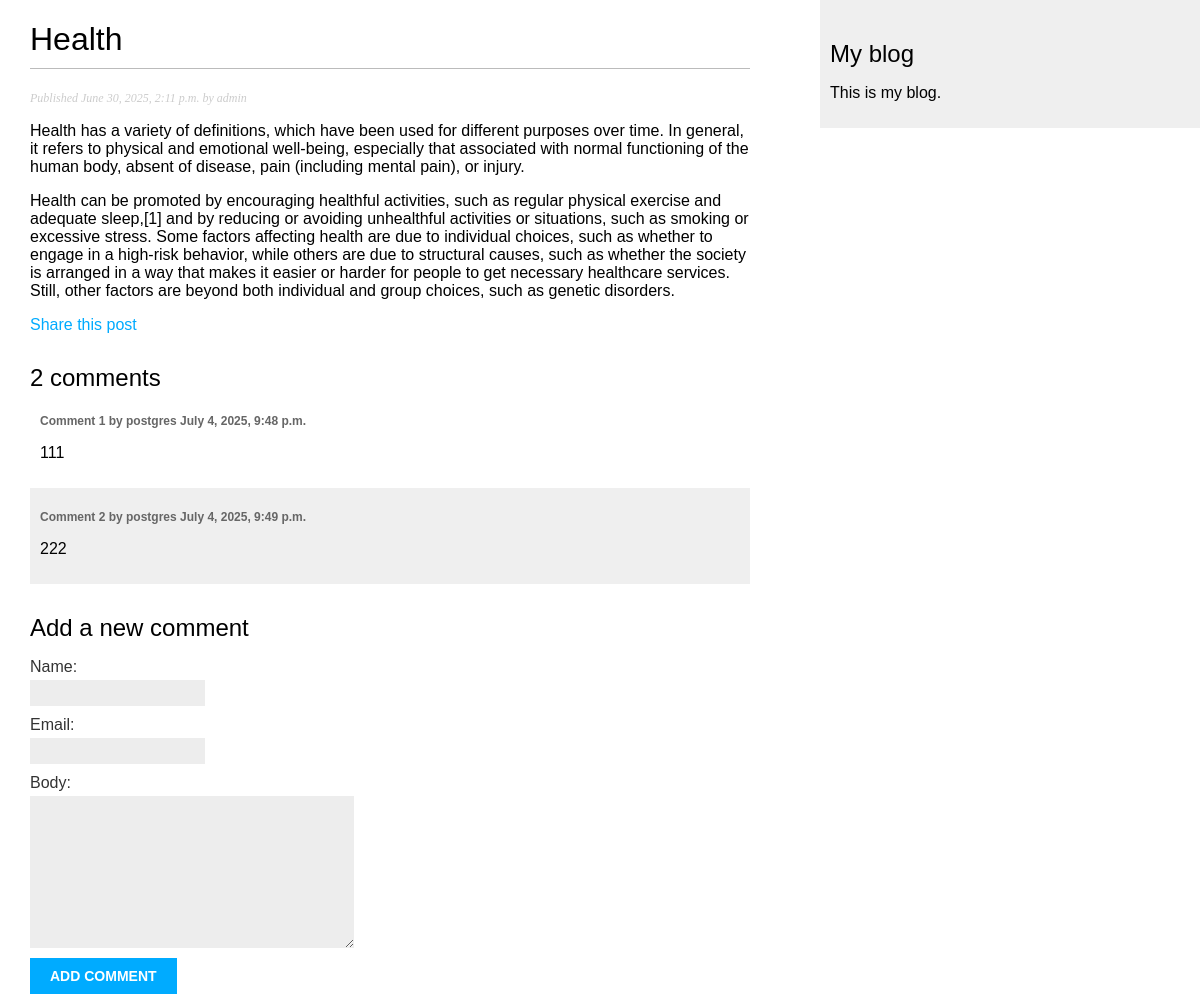
The page /blog/2025/6/30/health/ on the database its author committed.
### apps/blog/models.py (models this page shows, shortened)
class Post(models.Model):
    class Status(models.TextChoices):
        DRAFT = 'DF', 'Draft'
        PUBLISHED = 'PB', 'Published'
    title = models.CharField(max_length=250)
    slug = models.SlugField(max_length=250,
                            unique_for_date='publish')
    author = models.ForeignKey(User,
                               on_delete=models.CASCADE,
                               related_name='blog_posts')
    body = models.TextField()
    publish = models.DateTimeField(default=timezone.now)
    created = models.DateTimeField(auto_now_add=True)
    updated = models.DateTimeField(auto_now=True)
    status = models.CharField(max_length=2,
                              choices=Status.choices,
                              default=Status.DRAFT)
    objects = models.Manager()
    published = PublishedManager()
    tags = TaggableManager()
    class Meta:
        ordering = ['-publish']
        indexes = [
            models.Index(fields=['-publish']),
        ]

class Comment(models.Model):
    post = models.ForeignKey(Post,
                             on_delete=models.CASCADE,
                             related_name='comments')
    name = models.CharField(max_length=80)
    email = models.EmailField()
    body = models.TextField()
    created = models.DateTimeField(auto_now_add=True)
    updated = models.DateTimeField(auto_now=True)
    active = models.BooleanField(default=True)
    class Meta:
        ordering = ['created']
        indexes = [
            models.Index(fields=['created']),
        ]

### apps/blog/views.py (the view)
def post_detail(request, year, month, day, post):
    post = get_object_or_404(Post,
                             status=Post.Status.PUBLISHED,
                             slug=post,
                             publish__year=year,
                             publish__month=month,
                             publish__day=day)
    comments = post.comments.filter(active=True)  # type: ignore
    form = CommentForm()
    return render(request,
                  'blog/post/detail.html',
                  {'post': post,
                   'comments': comments,
                   'form': form})

### apps/blog/forms.py
class CommentForm(forms.ModelForm):
    class Meta:
        model = Comment
        fields = ['name', 'email', 'body']

### apps/blog/templates/blog/post/detail.html (shortened to what this page needs)
{% extends "blog/base.html" %}
{% block content %}
  <h1>{{ post.title }}</h1>
  <p class="date">
    Published {{ post.publish }} by {{ post.author }}
  </p>
  {{ post.body|linebreaks }}
  <p>
    <a href="{% url "blog:post_share" post.id %}">
    Share this post
    </a>
  </p>
  {% with comments.count as total_comments %}
    <h2>
      {{ total_comments }} comment{{ total_comments|pluralize }}
    </h2>
  {% endwith %}
  {% for comment in comments %}
    <div class="comment">
      <p class="info">
        Comment {{ forloop.counter }} by {{ comment.name }}
        {{ comment.created }}
      </p>
      {{ comment.body|linebreaks }}
    </div>
  {% empty %}
    <p>There are no comments.</p>
  {% endfor %}
  {% include "blog/post/includes/comment_form.html" %}
{% endblock %}

### apps/blog/static/css/blog.css (style rules this page uses)
body { margin: 0; padding: 0; font-family: helvetica, sans-serif; }
a { color: #00abff; text-decoration: none; }
h1 { font-weight: normal; border-bottom: 1px solid #bbb; padding: 0 0 10px 0; }
h2 { font-weight: normal; margin: 30px 0 0; }
p.date { color: #ccc; font-family: georgia, serif; font-size: 12px; font-style: italic; }
label { float: left; clear: both; color: #333; margin-bottom: 4px; }
input, textarea { clear: both; float: left; margin: 0 0 10px; background: #ededed; border: 0; padding: 6px 10px; font-size: 12px; }
.comment { padding: 10px; }
.comment:nth-child(even) { background: #efefef; }
.comment .info { font-weight: bold; font-size: 12px; color: #666; }

### rows shown on the page
Post: title "Health", publish "June 30, 2025, 2:11 p.m.", author "admin", body "Health has a variety of definitions, which have been used for different purposes over time. In general, it refers to physical and emotional well-being, especially that associated with normal functioning of the human body, absent of disease, pain (including mental pain), or injury. Health can be promoted by encouraging healthful activities, such as regular physical exercise and adequate sleep,[1] and by reducing or avoiding unhealthful activities or situations, such as smoking or excessive stress. Some factors affecting health are due to individual choices, such as whether to engage in a high-risk behavior, while others are due to structural causes, such as whether the society is arranged in…"
Comment: name "postgres", created "July 4, 2025, 9:48 p.m.", body "111"
Comment: name "postgres", created "July 4, 2025, 9:49 p.m.", body "222"

### other values the page prints
{{ total_comments }} "2"
